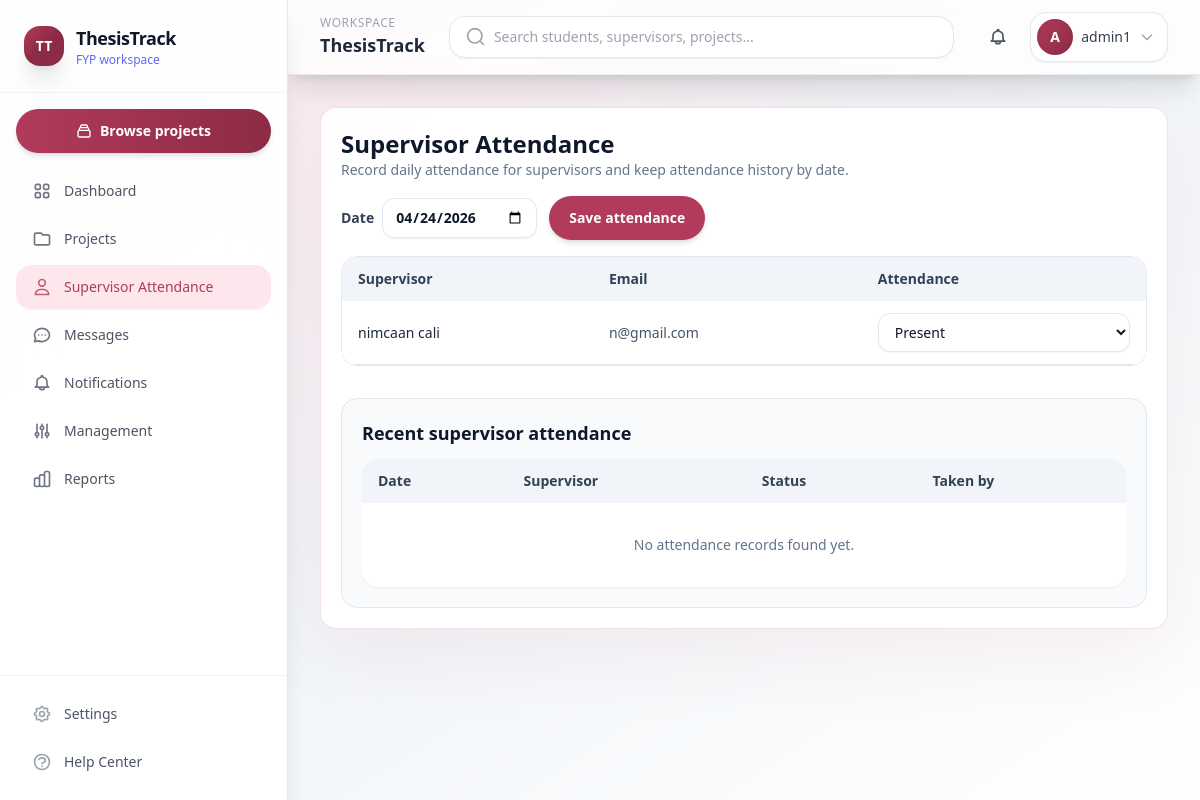
The app's page /projects/admin/attendance/ (signed in), older data.
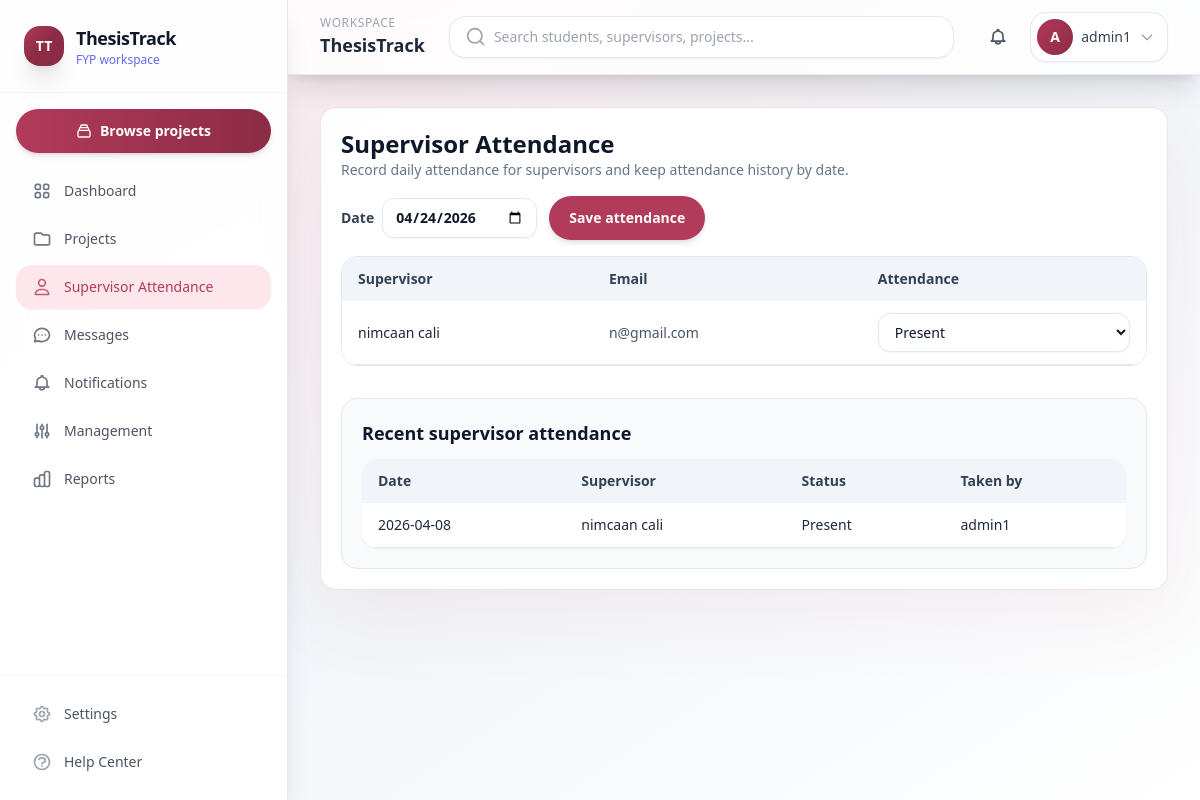
The same page, newer data.
### users/models.py (models this page shows, shortened)
class User(AbstractUser):
    class Role(models.TextChoices):
        ADMIN = "ADMIN", "Admin"
        SUPERVISOR = "SUPERVISOR", "Supervisor"
        STUDENT = "STUDENT", "Student"
    role = models.CharField(
        max_length=20,
        choices=Role.choices,
        default=Role.STUDENT,
    )

### projects/models.py (models this page shows, shortened)
class Attendance(models.Model):
    class Status(models.TextChoices):
        PRESENT = "PRESENT", "Present"
        ABSENT = "ABSENT", "Absent"
    user = models.ForeignKey(
        settings.AUTH_USER_MODEL,
        null=True,
        blank=True,
        on_delete=models.CASCADE,
        related_name="attendances",
    )
    group_member = models.ForeignKey(
        "GroupMember",
        null=True,
        blank=True,
        on_delete=models.CASCADE,
        related_name="attendances",
    )
    taken_by = models.ForeignKey(
        settings.AUTH_USER_MODEL,
        on_delete=models.CASCADE,
        related_name="attendance_records",
    )
    date = models.DateField()
    status = models.CharField(
        max_length=20,
        choices=Status.choices,
        default=Status.PRESENT,
    )
    created_at = models.DateTimeField(auto_now_add=True)
    updated_at = models.DateTimeField(auto_now=True)
    class Meta:
        unique_together = [("user", "date"), ("group_member", "date")]
        ordering = ["-date"]

### projects/views.py (the view, shortened to what this page needs)
# urls.py: path("admin/attendance/", AdminSupervisorAttendanceView.as_view(), name="admin-attendance"),
class AdminSupervisorAttendanceView(AdminRequiredMixin, TemplateView):
    template_name = "projects/admin_attendance.html"
    def _get_date(self):
        date_value = self.request.POST.get("date") or self.request.GET.get("date")
        if not date_value:
            return date.today()
        try:
            return date.fromisoformat(date_value)
        except ValueError:
            return date.today()
    def _attendance_by_user(self, attendance_date, users):
        attendances = Attendance.objects.filter(date=attendance_date, user__in=users).select_related("user")
        return {attendance.user_id: attendance for attendance in attendances}
    def get_context_data(self, **kwargs):
        context = super().get_context_data(**kwargs)
        attendance_date = self._get_date()
        supervisors = User.objects.filter(role=User.Role.SUPERVISOR).order_by("username")
        attendance_by_user = self._attendance_by_user(attendance_date, supervisors)
        context["attendance_date"] = attendance_date
        context["attendance_rows"] = [
            {"supervisor": supervisor, "attendance": attendance_by_user.get(supervisor.id)}
            for supervisor in supervisors
        ]
        context["recent_attendances"] = Attendance.objects.filter(
            user__role=User.Role.SUPERVISOR
        ).select_related("user", "taken_by").order_by("-date", "user__username")[:20]
        return context

### users/context_processors.py (called while the page is built)
def unread_notification_count(request):
    user = getattr(request, "user", None)
    if not user or not user.is_authenticated:
        return {"unread_notification_count": 0}
    from projects.models import Notification
    return {
        "unread_notification_count": Notification.objects.filter(user=user, is_read=False).count()
        if user.role in {User.Role.ADMIN, User.Role.SUPERVISOR, User.Role.STUDENT}
        else 0
    }

def unread_notification_preview(request):
    user = getattr(request, "user", None)
    if not user or not user.is_authenticated:
        return {"unread_notifications_nav": []}
    unread_qs = Notification.objects.filter(user=user, is_read=False).order_by("-created_at")[:5]
    return {"unread_notifications_nav": unread_qs}

### users/mixins.py (called while the page is built)
    def test_func(self):
        return self.request.user.role in self.allowed_roles or self.request.user.is_superuser

### templates/projects/admin_attendance.html (shortened to what the changed rows need)
{% extends "base.html" %}
{% block content %}
<div class="rounded-2xl bg-white/95 p-5 soft-card">
    <div class="mb-4 flex flex-col gap-2 sm:flex-row sm:items-end sm:justify-between">
        <div>
            <h2 class="text-2xl font-bold text-slate-900">Supervisor Attendance</h2>
        </div>
    </div>
    <form method="post">
        <div class="overflow-x-auto rounded-2xl border border-slate-200">
            <table class="min-w-full text-sm">
                <thead class="bg-slate-100 text-slate-700">
                    <tr>
                        <th class="px-4 py-3 text-left">Supervisor</th>
                        <th class="px-4 py-3 text-left">Email</th>
                        <th class="px-4 py-3 text-left">Attendance</th>
                    </tr>
                </thead>
                <tbody>
                    {% for row in attendance_rows %}
                        <tr class="border-b odd:bg-white even:bg-slate-50 hover:bg-indigo-50">
                            <td class="px-4 py-3 font-medium">{{ row.supervisor.get_full_name|default:row.supervisor.username }}</td>
                            <td class="px-4 py-3 text-slate-600">{{ row.supervisor.email|default:'-' }}</td>
                            <td class="px-4 py-3">
                                <select name="status_{{ row.supervisor.id }}" class="w-full rounded-xl border border-slate-200 bg-white px-3 py-2 text-sm text-slate-900 shadow-sm focus:border-indigo-500 focus:outline-none focus:ring-2 focus:ring-indigo-100">
                                    <option value="PRESENT" {% if row.attendance and row.attendance.status == 'PRESENT' %}selected{% endif %}>Present</option>
                                </select>
                            </td>
                        </tr>
                    {% empty %}
                        <tr><td colspan="3" class="px-4 py-8 text-center text-slate-500">No supervisors found yet.</td></tr>
                    {% endfor %}
                </tbody>
            </table>
        </div>
    </form>
    <div class="mt-8 rounded-2xl border border-slate-200 bg-slate-50 p-5">
        <div class="overflow-x-auto rounded-2xl bg-white shadow-sm">
            <table class="min-w-full text-sm">
                <thead class="bg-slate-100 text-slate-700">
                    <tr>
                        <th class="px-4 py-3 text-left">Date</th>
                        <th class="px-4 py-3 text-left">Supervisor</th>
                        <th class="px-4 py-3 text-left">Status</th>
                        <th class="px-4 py-3 text-left">Taken by</th>
                    </tr>
                </thead>
                <tbody>
                    {% for attendance in recent_attendances %}
                        <tr class="border-b odd:bg-white even:bg-slate-50 hover:bg-indigo-50">
                            <td class="px-4 py-3">{{ attendance.date|date:'Y-m-d' }}</td>
                            <td class="px-4 py-3">{{ attendance.user.get_full_name|default:attendance.user.username }}</td>
                            <td class="px-4 py-3">{{ attendance.get_status_display }}</td>
                            <td class="px-4 py-3">{{ attendance.taken_by.get_full_name|default:attendance.taken_by.username }}</td>
                        </tr>
                    {% empty %}
                        <tr><td colspan="4" class="px-4 py-8 text-center text-slate-500">No attendance records found yet.</td></tr>
                    {% endfor %}
                </tbody>
            </table>
        </div>
    </div>
</div>
{% endblock %}

Row changes from the older to the newer data that the page shows:
added Attendance: date "2026-04-08", user.get_full_name "nimcaan cali", status "Present", taken_by.get_full_name "admin1"
Text that changed along with them:
text no longer shown: "No attendance records found yet."
